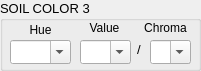
     <widget class="QGroupBox" name="groupBox_4">
      <property name="geometry">
       <rect>
        <x>460</x>
        <y>90</y>
        <width>201</width>
        <height>71</height>
       </rect>
      </property>
      <property name="font">
       <font>
        <pointsize>10</pointsize>
       </font>
      </property>
      <property name="title">
       <string>SOIL COLOR 3</string>
      </property>
      <widget class="QLabel" name="label_296">
       <property name="geometry">
        <rect>
         <x>140</x>
         <y>20</y>
         <width>51</width>
         <height>16</height>
        </rect>
       </property>
       <property name="font">
        <font>
         <pointsize>9</pointsize>
        </font>
       </property>
       <property name="text">
        <string>Chroma</string>
       </property>
       <property name="alignment">
        <set>Qt::AlignCenter</set>
       </property>
      </widget>
      <widget class="QLabel" name="label_297">
       <property name="geometry">
        <rect>
         <x>74</x>
         <y>20</y>
         <width>61</width>
         <height>16</height>
        </rect>
       </property>
       <property name="font">
        <font>
         <pointsize>9</pointsize>
        </font>
       </property>
       <property name="text">
        <string>Value</string>
       </property>
       <property name="alignment">
        <set>Qt::AlignCenter</set>
       </property>
      </widget>
      <widget class="QLabel" name="label_298">
       <property name="geometry">
        <rect>
         <x>15</x>
         <y>20</y>
         <width>51</width>
         <height>20</height>
        </rect>
       </property>
       <property name="font">
        <font>
         <pointsize>9</pointsize>
        </font>
       </property>
       <property name="text">
        <string>Hue</string>
       </property>
       <property name="alignment">
        <set>Qt::AlignCenter</set>
       </property>
      </widget>
      <widget class="QComboBox" name="Soil_Color_Value_3_CB_Hor_1">
       <property name="geometry">
        <rect>
         <x>80</x>
         <y>40</y>
         <width>51</width>
         <height>24</height>
        </rect>
       </property>
       <property name="editable">
        <bool>true</bool>
       </property>
      </widget>
      <widget class="QComboBox" name="Soil_Color_Hue_3_CB_Hor_1">
       <property name="geometry">
        <rect>
         <x>10</x>
         <y>40</y>
         <width>61</width>
         <height>24</height>
        </rect>
       </property>
       <property name="editable">
        <bool>true</bool>
       </property>
      </widget>
      <widget class="QLabel" name="label_241">
       <property name="geometry">
        <rect>
         <x>130</x>
         <y>40</y>
         <width>16</width>
         <height>18</height>
        </rect>
       </property>
       <property name="text">
        <string>  / </string>
       </property>
      </widget>
      <widget class="QComboBox" name="Soil_Color_Chroma_3_CB_Hor_1">
       <property name="geometry">
        <rect>
         <x>150</x>
         <y>40</y>
         <width>41</width>
         <height>24</height>
        </rect>
       </property>
       <property name="editable">
        <bool>true</bool>
       </property>
      </widget>
     </widget>
